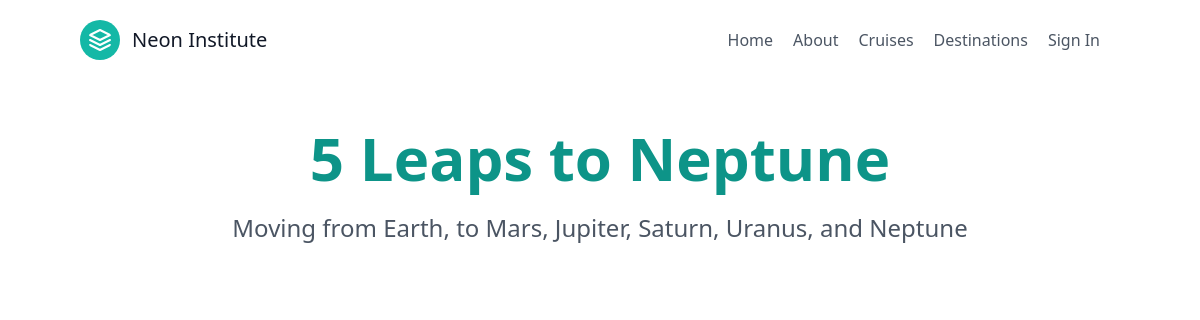
Screenshot of /cruise/2 with the database file from the repository.
### app/models.py (models this page shows, shortened)
class Cruise(models.Model):
    name = models.CharField(
        unique=True,
        null=False,
        blank=False,
        max_length=50
    )
    description = models.TextField(
        max_length=2000,
        null=False,
        blank=False
    )
    destinations = models.ManyToManyField(
        Destination,
        related_name="destinations"
    )

### app/views.py (the view)
# urls.py: path('cruise/<int:pk>', views.CruiseDetailView.as_view(), name="destinations"),
class CruiseDetailView(generic.DetailView):
    model = models.Cruise
    template_name='cruise_detail.html'
    context_object_data = 'cruise'

### app/templates/cruise_detail.html (shortened to what this page needs)
{% extends "index.html" %}
{% block content %}
<div class="mt-12 flex flex-col items-center justify-center gap-4">
    <h2 class="text-6xl font-bold text-center text-teal-600 mb-2">{{ cruise.name }}</h2>
    <p class="text-2xl text-left text-gray-600">{{ cruise.description }}</p>
</div>
{% endblock %}

### rows the page displays
Cruise: name "5 Leaps to Neptune", description "Moving from Earth, to Mars, Jupiter, Saturn, Uranus, and Neptune"
